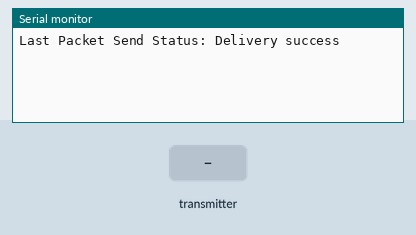
This sketch was run on a simulated ESP8266 (NodeMCU). Shown: the last lines printed to the serial monitor. The test bench sets the inputs (shaded band).

Above: at 1.2 s.
1.3 s: the transmitter starts sending msg = 0
At 1.61 s:
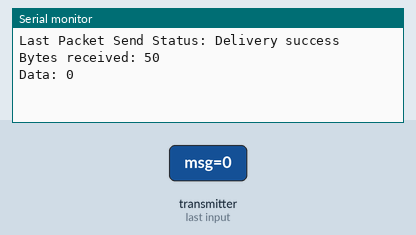
2.8 s: the transmitter starts sending msg = 1
At 3.11 s:
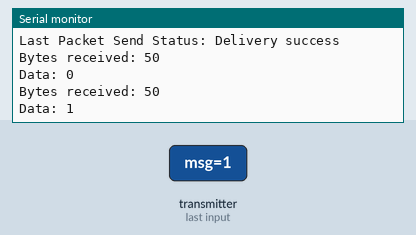

The sketch:

ESPNOW_2Way_NodeMCU_1.ino
```cpp
/*
  Flow of the code

  1 - Put WiFi in STA Mode
  2 - Intialize ESPNOW
  3 - Set Role to Combo
  4 - Add peer device
  5 - Define Send Callback Function
  6 - Define Receive Callback Function
*/

#include <ESP8266WiFi.h>
#include <espnow.h>

// REPLACE WITH THE MAC Address of your receiver
uint8_t broadcastAddress[] = {0xA0, 0x20, 0xA6, 0x14, 0x68, 0xC6};

typedef struct struct_message {
  char msg[50];
} struct_message;

// Create a struct_message called outgoingReadings to hold outgoing data
struct_message outgoingReadings;

// Create a struct_message called incomingReadings to hold incoming data
struct_message incomingReadings;

// Variable to store if sending data was successful
String success;

// Callback when data is sent
void OnDataSent(uint8_t *mac_addr, uint8_t sendStatus) {
  Serial.print("Last Packet Send Status: ");
  if (sendStatus == 0) {
    Serial.println("Delivery success");
  }
  else {
    Serial.println("Delivery fail");
  }
}

// Callback when data is received
void OnDataRecv(uint8_t * mac, uint8_t *incomingData, uint8_t len) {
  memcpy(&incomingReadings, incomingData, sizeof(incomingReadings));
  Serial.print("Bytes received: ");
  Serial.println(len);
  Serial.print("Data: "); Serial.println(incomingReadings.msg);
}


void setup() {
  // Init Serial Monitor
  Serial.begin(115200);

  // Set device as a Wi-Fi Station
  WiFi.mode(WIFI_STA);
  WiFi.disconnect();

  // Init ESP-NOW
  if (esp_now_init() != 0) {
    Serial.println("Error initializing ESP-NOW");
    return;
  }

  // Set ESP-NOW Role
  esp_now_set_self_role(ESP_NOW_ROLE_COMBO);

  // Register peer
  esp_now_add_peer(broadcastAddress, ESP_NOW_ROLE_COMBO, 0, NULL, 0);

  // Once ESPNow is successfully Init, we will register for Send CB to
  // get the status of Trasnmitted packet
  esp_now_register_send_cb(OnDataSent);

  // Register for a callback function that will be called when data is received
  esp_now_register_recv_cb(OnDataRecv);
}

void loop() {

  strcpy(outgoingReadings.msg, "Hello from NodeMCU with MAC starting with DC");
   esp_now_send(broadcastAddress, (uint8_t *) &outgoingReadings, sizeof(outgoingReadings));

  delay(2000);
}
```

Measured:
- after the input at 1.3 s, the serial monitor: prints a new line at once (image 1)
- after the input at 2.8 s, the serial monitor: prints a new line at once (image 2)
